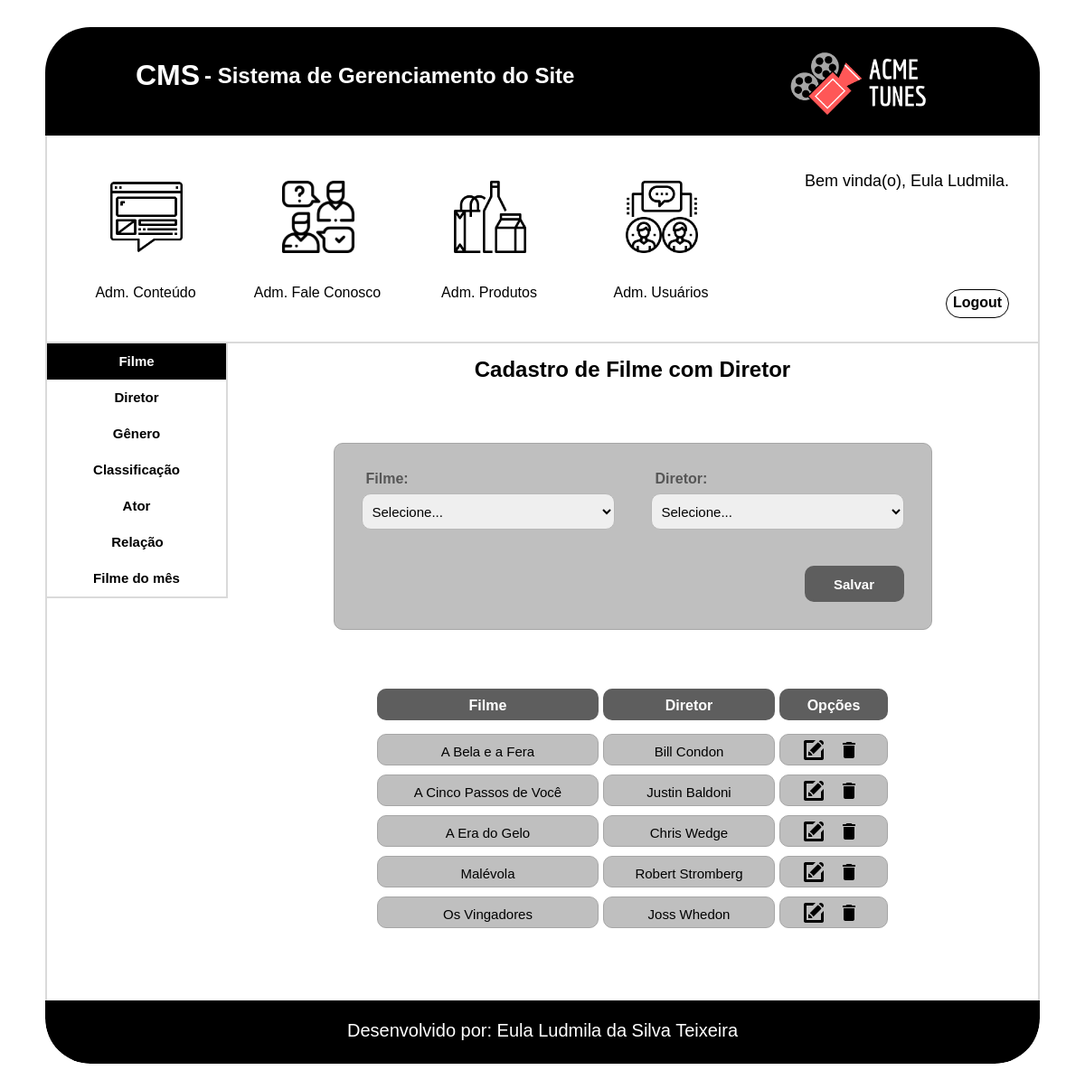
The page /cms/filme_diretor.php (signed in) on the database its author committed.
### tables this page shows
CREATE TABLE `tbl_filme_diretor` (
  `cod_filme_diretor` int(11) NOT NULL AUTO_INCREMENT,
  `cod_produto_filme` int(11) NOT NULL,
  `cod_diretor` int(11) NOT NULL,
  PRIMARY KEY (`cod_filme_diretor`),
  KEY `fk_produto_diretor_cod_produto_filme_idx` (`cod_produto_filme`),
  KEY `fk_produto_diretor_cod_diretor_idx` (`cod_diretor`),
  CONSTRAINT `fk_produto_diretor_cod_diretor` FOREIGN KEY (`cod_diretor`) REFERENCES `tbl_diretor` (`cod_diretor`),
  CONSTRAINT `fk_produto_diretor_cod_produto_filme` FOREIGN KEY (`cod_produto_filme`) REFERENCES `tbl_produto_filme` (`cod_produto_filme`)
);

CREATE TABLE `tbl_produto_filme` (
  `cod_produto_filme` int(11) NOT NULL AUTO_INCREMENT,
  `nome_filme` varchar(255) NOT NULL,
  `lancamento` date NOT NULL,
  `tempo` varchar(45) NOT NULL,
  `preco` decimal(8,2) NOT NULL,
  `foto` varchar(255) NOT NULL,
  `descricao` mediumtext NOT NULL,
  `imagem_slide` varchar(255) DEFAULT NULL,
  `ativo_filme_mes` tinyint(1) NOT NULL DEFAULT '0',
  `ativo_filme` tinyint(1) NOT NULL DEFAULT '0',
  `cod_classificacao` int(11) NOT NULL,
  PRIMARY KEY (`cod_produto_filme`),
  KEY `fk_produto_filme_cod_classificacao_idx` (`cod_classificacao`),
  CONSTRAINT `fk_produto_filme_cod_classificacao` FOREIGN KEY (`cod_classificacao`) REFERENCES `tbl_classificacao` (`cod_classificacao`)
);

CREATE TABLE `tbl_diretor` (
  `cod_diretor` int(11) NOT NULL AUTO_INCREMENT,
  `diretor` varchar(100) NOT NULL,
  PRIMARY KEY (`cod_diretor`)
);

### cms/filme_diretor.php (the view, shortened to what this page needs)
<?php
    $conexao = conexaoMysql();
    $cod_produto_filme = 0;
    $cod_diretor= 0;
    $modo = null;
    $botao = "Salvar";
?>
<!doctype html>
<html>
    <head>
        <link href="css/filme_diretor.css" type="text/css" rel="stylesheet">
        <link href="css/formatacao.css" type="text/css" rel="stylesheet">
        <link href="css/cabecalho_menu_adm.css" type="text/css" rel="stylesheet">
        <link href="css/rodape.css" type="text/css" rel="stylesheet">
    </head>
    <body>
        <div id="caixa_conteudo">
            <div id="conteudo" class="center">
                <?php include('cabecalho_menu_adm.php')?>
                <div class="itens">
                    <div id="menu_cadastro">
                        <a href="filme.php">
                            <div class="menu menu_filme">
                                 Filme
                            </div>
                        </a>
                        <a href="diretor.php">
                            <div class="menu menu_opcoes">
                                 Diretor
                            </div>
                        </a>
                        <a href="genero.php">
                              <div class="menu menu_opcoes">
                                   Gênero
                            </div>
                        </a>
                        <a href="classificacao.php">
                            <div class="menu menu_opcoes">
                                 Classificação
                            </div>
                        </a>
                        <a href="ator.php">
                            <div class="menu menu_opcoes">
                                 Ator
                            </div>
                        </a>
                        <div class="menu menu_opcoes">
                             Relação
                        </div>
                        <a href="filme_mes.php">
                            <div class="menu menu_opcoes">
                                 Filme do mês
                            </div>
                        </a>
                    </div>
                    <div class="cadastro">
                        <div class="titulo_relacao"><h2>Cadastro de Filme com Diretor</h2></div>
                        <div class="cadastro_relacao center">
                            <form action="filme_diretor.php" method="post" name="frm_filme_diretor" enctype="multipart/form-data">
                                <div class="form_filme">
                                    <div class="form_texto_usuario">
                                        <label>Filme:</label>
                                    </div>
                                    <div class="form_caixa_usuario">
                                        <select name="slt_filme" class="txtFilme" required>
                                            <?php
                                                if($modo == 'buscar'){
                                            ?>
                                              <option value="<?php echo($cod_produto_filme)?>"><?php echo($filme)?></option>
                                            <?php
                                              }else{
                                            ?>
                                              <option value="">Selecione...</option>
                                            <?php
                                                  }
                                            ?>
                                        </select>
                                    </div>
                                </div>
                                <div class="form_diretor">
                                    <div class="form_texto_usuario">
                                        <label>Diretor:</label>
                                    </div>
                                    <div class="form_caixa_usuario">
                                        <select name="slt_diretor" class="txtDiretor" required>
                                            <?php
                                                if($modo == 'buscar'){
                                            ?>
                                              <option value="<?php echo($cod_diretor)?>"><?php echo($diretor)?></option>
                                            <?php
                                              }else{
                                            ?>
                                              <option value="">Selecione...</option>
                                            <?php
                                                }
                                            ?>
                                        </select>
                                    </div>
                                </div>
                                <div class="botao_form">
                                    <input type="submit" name="btnEnviar" class="form_btn" value="<?php echo($botao)?>">
                                </div>
                            </form>
                        </div>
                        <div class="tabela center">
                            <div class="linha_titulo">
                                <div class="titulo_form">
                                    <h4>Filme</h4>
                                </div>
                                <div class="titulo_profissao">
                                    <h4>Diretor</h4>
                                </div>
                                <div class="titulo_opcoes">
                                    <h4>Opções</h4>
                                </div>
                            </div>
                            <?php
                                $sql = "SELECT tbl_produto_filme.*,tbl_filme_diretor.*,tbl_diretor.*
                                        FROM tbl_produto_filme INNER JOIN tbl_filme_diretor
                                        ON tbl_produto_filme.cod_produto_filme = tbl_filme_diretor.cod_produto_filme
                                        INNER JOIN tbl_diretor
                                        ON tbl_filme_diretor.cod_diretor = tbl_diretor.cod_diretor
                                        ORDER BY tbl_produto_filme.nome_filme";
                                $select = mysqli_query($conexao,$sql);
                                while($rsrelacionamento = mysqli_fetch_array($select)){
                            ?>
                            <div class="informacoes_form">
                                <div class="linha_informacao">
                                    <span><?php echo($rsrelacionamento['nome_filme'])?></span>
                                </div>
                                <div class="linha_profissao">
                                    <span><?php echo($rsrelacionamento['diretor'])?></span>
                                </div>
                                <div class="linha_botao">
                                    <figure class="editar">
                                        <a href="filme_diretor.php?modo=buscar&id=<?php echo($rsrelacionamento['cod_filme_diretor'])?>">
                                            <img src="img/iconfinder_new-24_103173.png" alt="Editar" title="Editar" class="botao" >
                                        </a>
                                    </figure>
                                    <figure class="excluir">
                                        <a href="filme_diretor.php?modo=excluir&id=<?php echo($rsrelacionamento['cod_filme_diretor'])?>">
                                            <img src="img/ic_delete.png" alt="Excluir" title="Excluir" class="botao " onclick="return confirm('Tem certeza que deseja excluir?')">
                                        </a>
                                    </figure>
                                </div>
                            </div>
                            <?php
                                }
                            ?>
                        </div>
                    </div>
                </div>
                <?php include('rodape.php')?>
            </div>
        </div>
    </body>
</html>

### cms/css/filme_diretor.css (style rules this page uses)
#caixa_conteudo { width: 100%; min-height: 500px; height: auto; overflow:hidden; padding-bottom: 50px; }
#conteudo { width: 1100px; min-height: 350px; height: auto; border-radius: 50px; overflow:hidden; box-sizing: border-box; padding-top: 30px; }
.itens { width: 1100px; min-height: 400px; height: auto; border-left: solid 2px #dadada; border-right: solid 2px #dadada; padding-bottom: 50px; overflow:hidden; padding-bottom: 50px; box-sizing: border-box; }
.titulo_relacao { width: inherit; height: 80px; text-align: center; box-sizing: border-box; padding-top: 15px; margin-bottom: 30px; }
.cadastro_relacao { width: 662px; min-height: 200px; height: auto; overflow: hidden; margin-bottom: 35px; border: solid 1px #a6a6a6; background-color: #BFBFBF; box-sizing: border-box; padding: 30px; border-radius: 10px; }
.form_caixa_usuario { width: inherit; height: 80px; }
.form_texto_usuario { width: inherit; height: 25px; color: #565656; font-size: 16px; font-family: Helvetica; font-weight: bold; box-sizing: border-box; padding-left: 5px; }
.form_filme { width: 280px;; height: 105px; float: left; margin-right: 40px; }
.txtFilme { width: inherit; height: 40px; border: 1px solid #b8b8b8; padding: 7px; box-sizing: border-box; border-radius: 10px; font-size: 15px; outline:none; }
.form_diretor { width: 280px;; height: 105px; float: left; }
.txtDiretor { width: inherit; height: 40px; border: 1px solid #b8b8b8; padding: 7px; box-sizing: border-box; border-radius: 10px; font-size: 15px; outline:none; }
.botao_form { width: 110px; height: 40px; margin-left: auto; clear: both; }
.form_btn { width: inherit; height: inherit; font-size: 15px; font-weight: bold; color: #ffffff; background-color: #5E5E5E; border: solid 2px #5E5E5E; border-radius: 10px; }
.tabela { width: 565px; min-height: 115px; height: auto; overflow: hidden; box-sizing: border-box; padding-bottom: 20px; }
.linha_titulo { width: inherit; height: 80px; padding-top: 30px; box-sizing: border-box; }
.titulo_form { width: 245px; height: 35px; border-radius: 10px; text-align: center; box-sizing: border-box; padding-top: 10px; float: left; margin-right: 5px; background-color: #5E5E5E; color: #ffffff; white-space: nowrap; overflow: hidden; text-overflow: ellipsis; }
.titulo_profissao { width: 190px; height: 35px; border-radius: 10px; text-align: center; box-sizing: border-box; padding-top: 10px; float: left; margin-right: 5px; background-color: #5E5E5E; color: #ffffff; white-space: nowrap; overflow: hidden; text-overflow: ellipsis; }
.titulo_opcoes { width: 120px; height: 35px; border-radius: 10px; text-align: center; box-sizing: border-box; padding-top: 10px; float: left; background-color: #5E5E5E; color: #ffffff; }
.informacoes_form { width: inherit; min-height: 35px; height: auto; overflow: hidden; margin-bottom: 10px; }
.linha_informacao { width: 245px; height: 35px; border-radius: 10px; font-size: 15px; white-space: nowrap; overflow: hidden; text-overflow: ellipsis; float: left; padding-top: 10px; text-align: center; box-sizing: border-box; margin-right: 5px; padding-left: 5px; padding-right: 5px; border: solid 1px #a6a6a6; background-color: #BFBFBF }
.linha_profissao { width: 190px; height: 35px; border-radius: 10px; font-size: 15px; float: left; padding-top: 10px; text-align: center; box-sizing: border-box; margin-right: 5px; padding-left: 5px; padding-right: 5px; border: solid 1px #a6a6a6; background-color: #BFBFBF; white-space: nowrap; overflow: hidden; text-overflow: ellipsis; }
.linha_botao { width: 120px; height: 35px; border-radius: 10px; float: left; box-sizing: border-box; padding-left: 25px; padding-top: 5px; border: solid 1px #a6a6a6; background-color: #BFBFBF; }
.excluir { width: 24px; height: 24px; margin-right: 15px; float: left; ; }
.editar { width: 24px; height: 24px; margin-right: 15px; float: left; }

### rows shown on the page
tbl_filme_diretor: cod_produto_filme.nome_filme "A Bela e a Fera", cod_diretor.diretor "Bill Condon"
tbl_filme_diretor: cod_produto_filme.nome_filme "A Cinco Passos de Você", cod_diretor.diretor "Justin Baldoni"
tbl_filme_diretor: cod_produto_filme.nome_filme "A Era do Gelo", cod_diretor.diretor "Chris Wedge"
tbl_filme_diretor: cod_produto_filme.nome_filme "Malévola", cod_diretor.diretor "Robert Stromberg"
tbl_filme_diretor: cod_produto_filme.nome_filme "Os Vingadores", cod_diretor.diretor "Joss Whedon"

### other values the page prints
$_SESSION['nome'] "Eula Ludmila"
